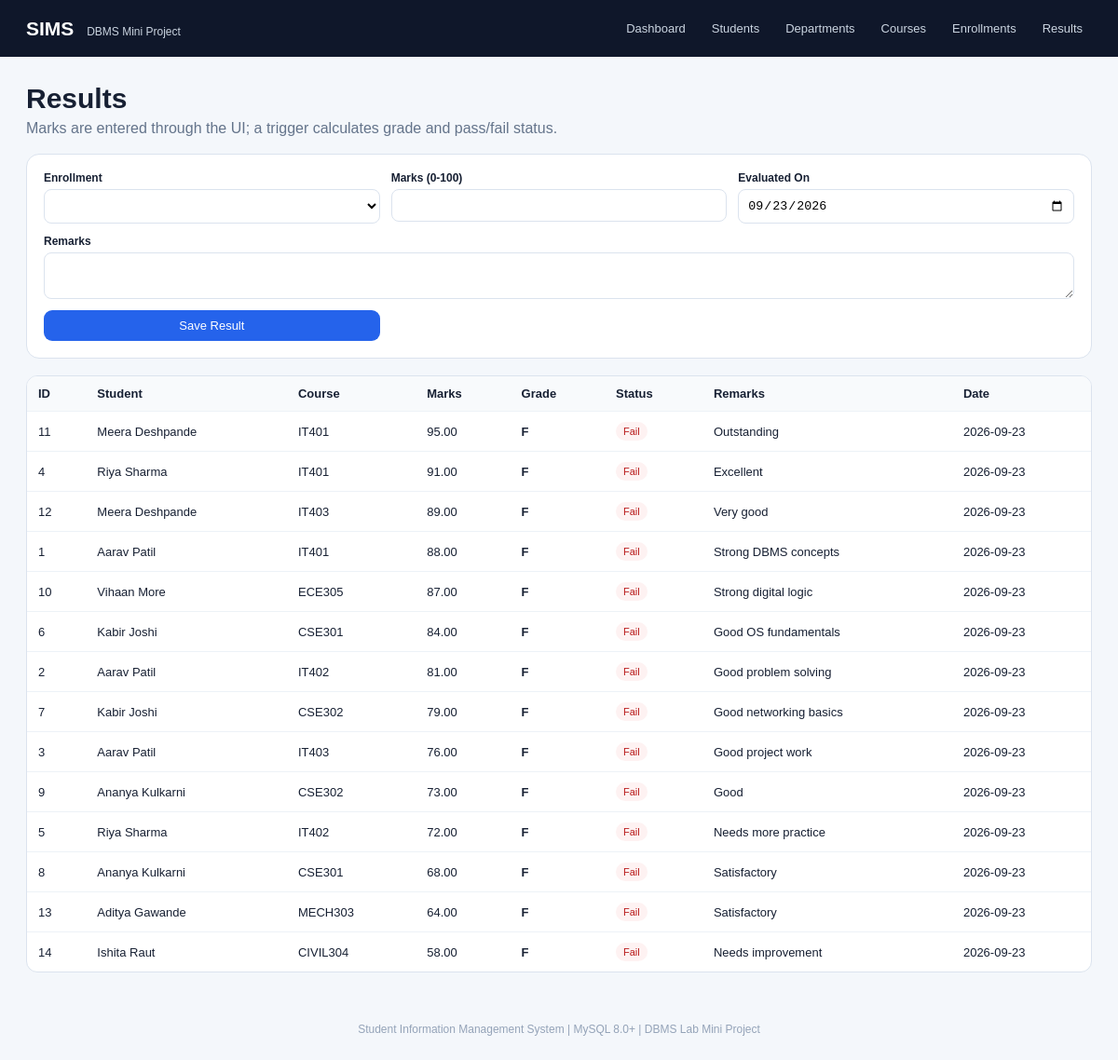
The app's page /results.php with its own data.
### tables this page shows
CREATE TABLE results (
    result_id INT AUTO_INCREMENT PRIMARY KEY,
    enrollment_id INT NOT NULL UNIQUE,
    marks DECIMAL(5,2) NOT NULL CHECK (marks BETWEEN 0 AND 100),
    grade CHAR(2) NOT NULL DEFAULT 'F',
    result_status ENUM('Pass','Fail') NOT NULL DEFAULT 'Fail',
    remarks VARCHAR(200),
    evaluated_on DATE NOT NULL DEFAULT (CURRENT_DATE),
    CONSTRAINT fk_result_enrollment FOREIGN KEY (enrollment_id)
        REFERENCES enrollments(enrollment_id)
        ON UPDATE CASCADE ON DELETE CASCADE
);

CREATE TABLE courses (
    course_id INT AUTO_INCREMENT PRIMARY KEY,
    course_code VARCHAR(15) NOT NULL UNIQUE,
    course_name VARCHAR(100) NOT NULL,
    credits TINYINT NOT NULL CHECK (credits BETWEEN 1 AND 8),
    dept_id INT NOT NULL,
    semester_no TINYINT NOT NULL CHECK (semester_no BETWEEN 1 AND 8),
    CONSTRAINT fk_course_department FOREIGN KEY (dept_id)
        REFERENCES departments(dept_id)
        ON UPDATE CASCADE ON DELETE RESTRICT
);

### public/results.php (the view, shortened to what this page needs)
<?php
require __DIR__.'/db.php';$pageTitle='Results';$msg='';
$pending=$pdo->query("SELECT e.enrollment_id,CONCAT(s.first_name,' ',s.last_name) student_name,c.course_code FROM enrollments e JOIN students s ON s.student_id=e.student_id JOIN courses c ON c.course_id=e.course_id LEFT JOIN results r ON r.enrollment_id=e.enrollment_id WHERE r.result_id IS NULL ORDER BY e.enrollment_id")->fetchAll();$rows=$pdo->query('SELECT r.result_id,CONCAT(s.first_name," ",s.last_name) student_name,c.course_code,r.marks,r.grade,r.result_status,r.remarks,r.evaluated_on FROM results r JOIN enrollments e ON e.enrollment_id=r.enrollment_id JOIN students s ON s.student_id=e.student_id JOIN courses c ON c.course_id=e.course_id ORDER BY r.marks DESC')->fetchAll();include __DIR__.'/partials/header.php';
?>
<div class="hero"><div><h1>Results</h1><p>Marks are entered through the UI; a trigger calculates grade and pass/fail status.</p></div></div><?php if($msg): ?><div class="notice <?=str_starts_with($msg,'Error')?'error':'success'?>"><?=htmlspecialchars($msg)?></div><?php endif; ?><div class="form-card"><form method="post"><input type="hidden" name="action" value="create"><div class="form-grid"><div class="field"><label>Enrollment</label><select name="enrollment_id"><?php foreach($pending as $p): ?><option value="<?=$p['enrollment_id']?>"><?=htmlspecialchars($p['student_name'].' - '.$p['course_code'])?></option><?php endforeach; ?></select></div><div class="field"><label>Marks (0-100)</label><input type="number" step="0.01" min="0" max="100" name="marks" required></div><div class="field"><label>Evaluated On</label><input type="date" name="evaluated_on" value="<?=date('Y-m-d')?>"></div><div class="field full"><label>Remarks</label><textarea name="remarks" rows="2"></textarea></div><div class="field"><button class="btn">Save Result</button></div></div></form></div><div class="table-wrap"><table class="table"><tr><th>ID</th><th>Student</th><th>Course</th><th>Marks</th><th>Grade</th><th>Status</th><th>Remarks</th><th>Date</th></tr><?php foreach($rows as $r): ?><tr><td><?=$r['result_id']?></td><td><?=htmlspecialchars($r['student_name'])?></td><td><?=$r['course_code']?></td><td><?=$r['marks']?></td><td><strong><?=$r['grade']?></strong></td><td><span class="pill <?=$r['result_status']==='Pass'?'pass':'fail'?>"><?=$r['result_status']?></span></td><td><?=htmlspecialchars($r['remarks']??'')?></td><td><?=$r['evaluated_on']?></td></tr><?php endforeach; ?></table></div><?php include __DIR__.'/partials/footer.php'; ?>

### public/assets/style.css (style rules this page uses)
:root { --bg:#f4f7fb;--card:#fff;--ink:#172033;--muted:#64748b;--primary:#2563eb;--border:#dbe3ee;--danger:#dc2626;--success:#0f766e; }
* { box-sizing:border-box }
body { margin:0;font-family:Arial,Helvetica,sans-serif;background:var(--bg);color:var(--ink) }
.hero { display:flex;justify-content:space-between;align-items:flex-end;gap:20px;margin-bottom:18px }
.hero h1 { margin:0 0 6px;font-size:30px }
.hero p { margin:0;color:var(--muted) }
.table-wrap { overflow:auto;background:var(--card);border:1px solid var(--border);border-radius:12px }
.table { width:100%;border-collapse:collapse;min-width:780px }
.table th,.table td { padding:11px 12px;border-bottom:1px solid #edf2f7;text-align:left;font-size:13px }
.table th { background:#f8fafc }
.table tr:last-child td { border-bottom:0 }
.btn { display:inline-block;border:0;border-radius:9px;padding:9px 13px;text-decoration:none;cursor:pointer;font-size:13px;background:var(--primary);color:#fff }
.form-card { background:var(--card);border:1px solid var(--border);border-radius:14px;padding:18px;margin-bottom:18px }
.form-grid { display:grid;grid-template-columns:repeat(3,1fr);gap:12px }
.field { display:flex;flex-direction:column;gap:5px }
.field label { font-size:12px;font-weight:700 }
.field input,.field select,.field textarea { border:1px solid var(--border);border-radius:8px;padding:9px;background:#fff }
.field.full { grid-column:1/-1 }
.pill { display:inline-block;padding:4px 8px;border-radius:999px;background:#eef2ff;color:#3730a3;font-size:11px }
.pill.fail { background:#fef2f2;color:#b91c1c }

### records on screen
results: result_id "11", student_name "Meera Deshpande", courses.course_code "IT401", marks "95.00", grade "F", result_status "Fail", remarks "Outstanding", evaluated_on "2026-09-23"
results: result_id "4", student_name "Riya Sharma", courses.course_code "IT401", marks "91.00", grade "F", result_status "Fail", remarks "Excellent", evaluated_on "2026-09-23"
results: result_id "12", student_name "Meera Deshpande", courses.course_code "IT403", marks "89.00", grade "F", result_status "Fail", remarks "Very good", evaluated_on "2026-09-23"
results: result_id "1", student_name "Aarav Patil", courses.course_code "IT401", marks "88.00", grade "F", result_status "Fail", remarks "Strong DBMS concepts", evaluated_on "2026-09-23"
results: result_id "10", student_name "Vihaan More", courses.course_code "ECE305", marks "87.00", grade "F", result_status "Fail", remarks "Strong digital logic", evaluated_on "2026-09-23"
results: result_id "6", student_name "Kabir Joshi", courses.course_code "CSE301", marks "84.00", grade "F", result_status "Fail", remarks "Good OS fundamentals", evaluated_on "2026-09-23"
results: result_id "2", student_name "Aarav Patil", courses.course_code "IT402", marks "81.00", grade "F", result_status "Fail", remarks "Good problem solving", evaluated_on "2026-09-23"
results: result_id "7", student_name "Kabir Joshi", courses.course_code "CSE302", marks "79.00", grade "F", result_status "Fail", remarks "Good networking basics", evaluated_on "2026-09-23"
results: result_id "3", student_name "Aarav Patil", courses.course_code "IT403", marks "76.00", grade "F", result_status "Fail", remarks "Good project work", evaluated_on "2026-09-23"
results: result_id "9", student_name "Ananya Kulkarni", courses.course_code "CSE302", marks "73.00", grade "F", result_status "Fail", remarks "Good", evaluated_on "2026-09-23"
results: result_id "5", student_name "Riya Sharma", courses.course_code "IT402", marks "72.00", grade "F", result_status "Fail", remarks "Needs more practice", evaluated_on "2026-09-23"
results: result_id "8", student_name "Ananya Kulkarni", courses.course_code "CSE301", marks "68.00", grade "F", result_status "Fail", remarks "Satisfactory", evaluated_on "2026-09-23"
results: result_id "13", student_name "Aditya Gawande", courses.course_code "MECH303", marks "64.00", grade "F", result_status "Fail", remarks "Satisfactory", evaluated_on "2026-09-23"
results: result_id "14", student_name "Ishita Raut", courses.course_code "CIVIL304", marks "58.00", grade "F", result_status "Fail", remarks "Needs improvement", evaluated_on "2026-09-23"
